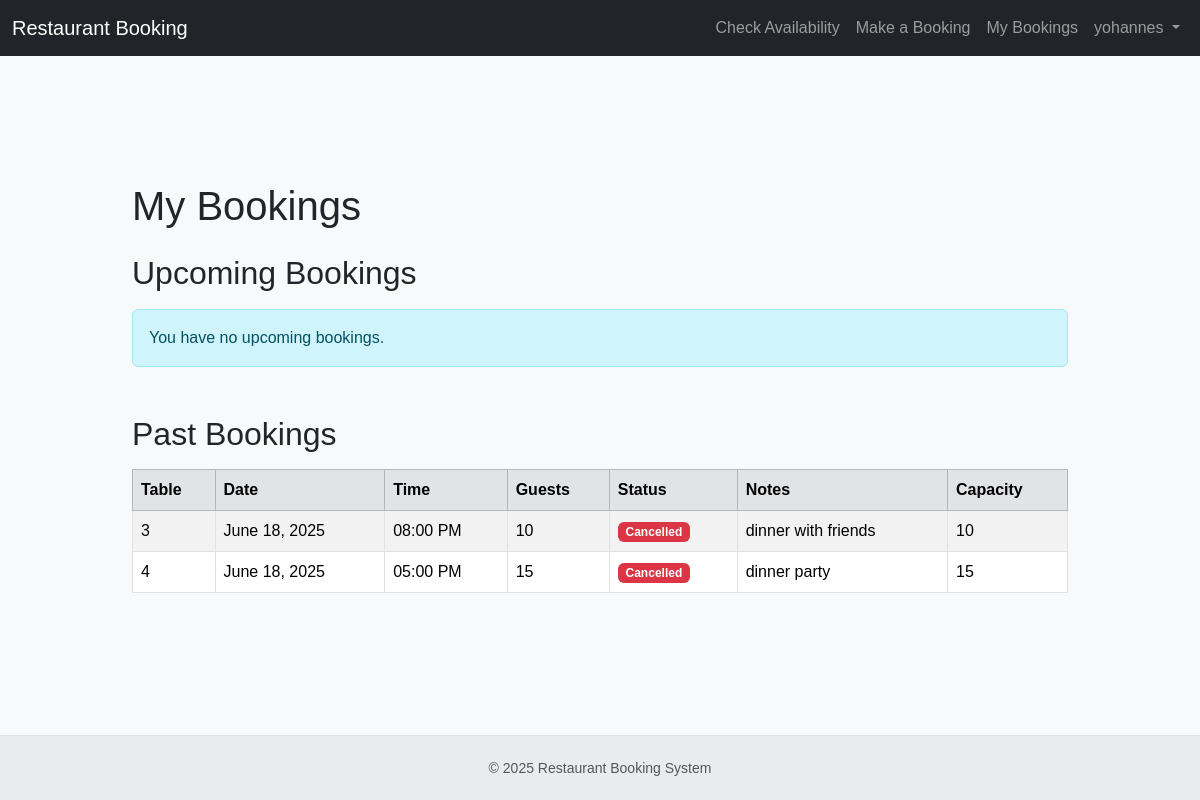
The app's page /my-bookings/ (signed in), older data.
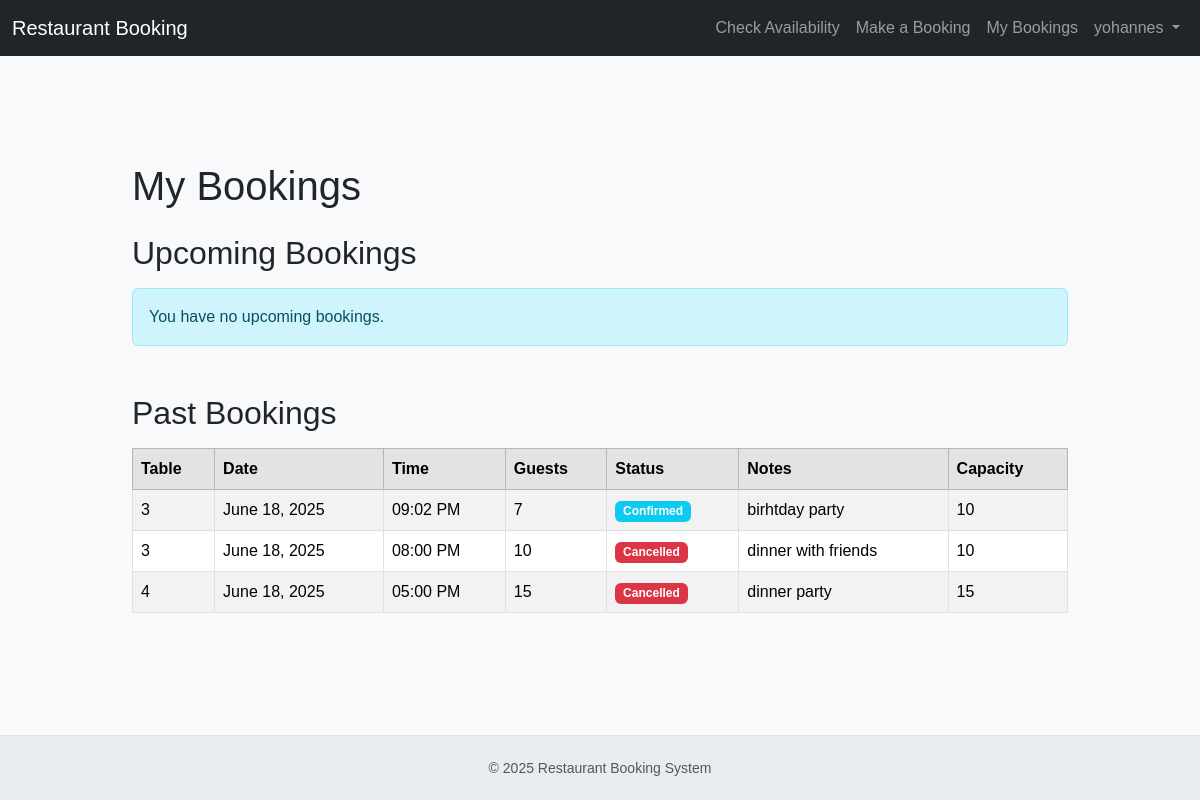
The same page, newer data.
### bookings/models.py (models this page shows, shortened)
class Booking(models.Model):
    BOOKING_STATUS_CHOICES = [
        ('pending', 'Pending'),
        ('confirmed', 'Confirmed'),
        ('cancelled', 'Cancelled'),
        ('completed', 'Completed'),  # For past bookings that were honored
    ]
    user = models.ForeignKey(
        User, on_delete=models.CASCADE, related_name='bookings')
    table = models.ForeignKey(
        Table, on_delete=PROTECT, related_name='bookings')
    booking_date = models.DateField()
    booking_time = models.TimeField()
    number_of_guests = models.IntegerField()
    notes = models.TextField(blank=True, null=True)
    status = models.CharField(
        max_length=20, choices=BOOKING_STATUS_CHOICES, default='confirmed')
    created_at = models.DateTimeField(auto_now_add=True)
    updated_at = models.DateTimeField(auto_now=True)
    class Meta:
        unique_together = ('table', 'booking_date', 'booking_time')
        ordering = ['booking_date', 'booking_time']

class Table(models.Model):
    number = models.IntegerField(unique=True)
    capacity = models.IntegerField(
        help_text="Maximum number of guests this table can accommodate.")

### bookings/views.py (the view)
# urls.py: path('my-bookings/', views.my_bookings, name='my_bookings'),
@login_required
def my_bookings(request):
    upcoming_bookings = Booking.objects.filter(
        user=request.user,
        booking_date__gte=timezone.now().date()
    ).order_by('booking_date', 'booking_time')
    past_bookings = Booking.objects.filter(
        user=request.user,
        booking_date__lt=timezone.now().date()
    ).order_by('-booking_date', '-booking_time')
    context = {
        'upcoming_bookings': upcoming_bookings,
        'past_bookings': past_bookings,
    }
    return render(request, 'bookings/my_bookings.html', context)

### bookings/templates/bookings/my_bookings.html (shortened to what the changed rows need)
{% extends 'bookings/base.html' %}
{% block content %}
<h1 class="mb-4">My Bookings</h1>
<h2 class="mb-3">Upcoming Bookings</h2>
<h2 class="mb-3">Past Bookings</h2>
<div class="d-none d-md-block">
    {% if past_bookings %}
        <div class="table-responsive">
            <table class="table table-striped table-bordered">
                <thead class="table-secondary">
                    <tr>
                        <th>Table</th>
                        <th>Date</th>
                        <th>Time</th>
                        <th>Guests</th>
                        <th>Status</th>
                        <th>Notes</th>
                        <th>Capacity</th>
                    </tr>
                </thead>
                <tbody>
                    {% for booking in past_bookings %}
                        <tr>
                            <td>{{ booking.table.number }}</td>
                            <td>{{ booking.booking_date|date:"F d, Y" }}</td>
                            <td>{{ booking.booking_time|time:"h:i A" }}</td>
                            <td>{{ booking.number_of_guests }}</td>
                            <td>
                                <span class="badge {% if booking.status == 'completed' %}bg-secondary{% elif booking.status == 'cancelled' %}bg-danger{% else %}bg-info{% endif %}">
                                    {{ booking.get_status_display }}
                                </span>
                            </td>
                            <td>{{ booking.notes|default:"-" }}</td>
                            <td>{{ booking.table.capacity }}</td>
                        </tr>
                    {% endfor %}
                </tbody>
            </table>
        </div>
    {% else %}
        <div class="alert alert-secondary">You have no past bookings.</div>
    {% endif %}
</div>
{% endblock %}

Row changes from the older to the newer data that the page shows:
added Booking: table.number "3", booking_date "June 18, 2025", booking_time "09:02 PM", number_of_guests "7", status "Confirmed", notes "birhtday party", table.capacity "10"
